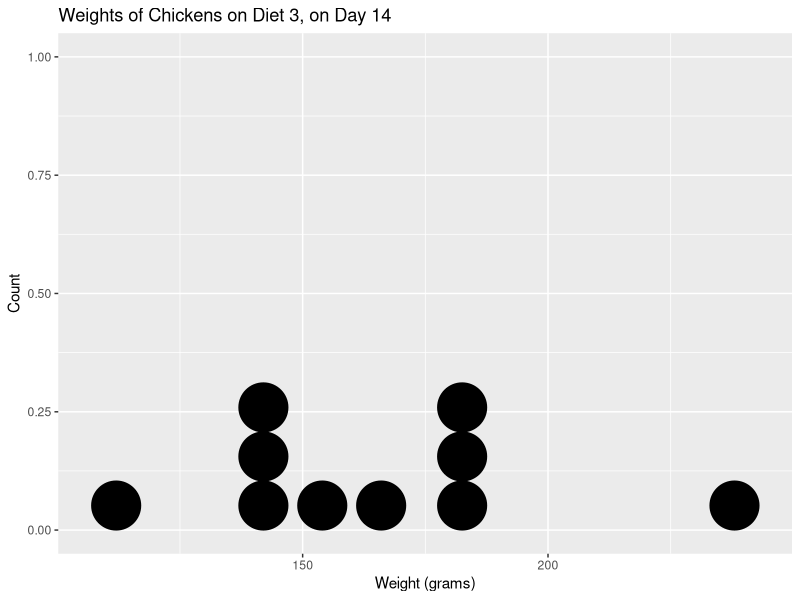
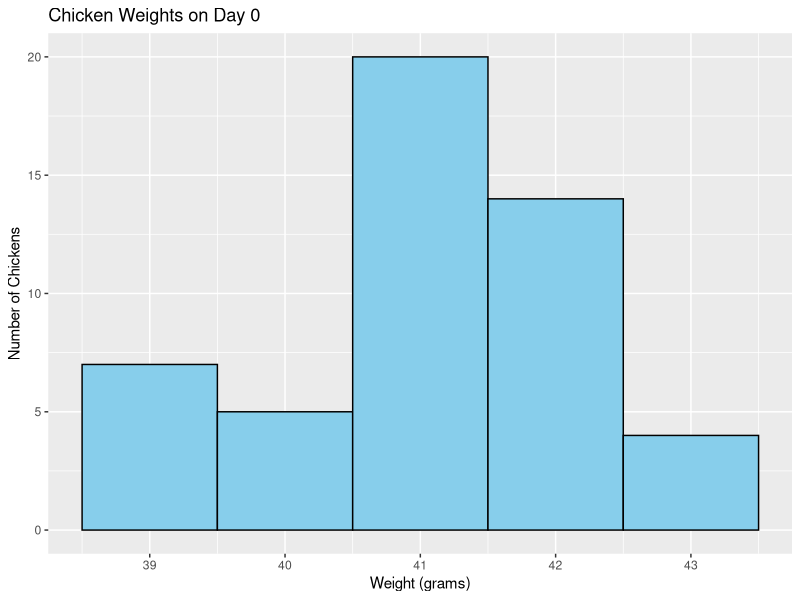
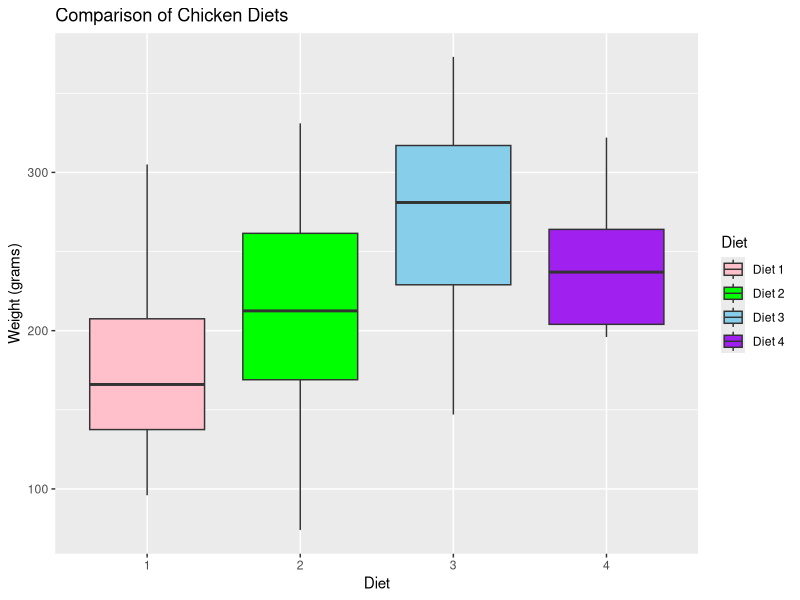

Generate these figures, in order, with R:
## ---- chunk 1
library(tidyverse)

data("ChickWeight")
head(ChickWeight)

total_chickens <- ChickWeight %>% summarise(n = n_distinct(Chick))
total_chickens

# Summary Exercises

# 1) Average weight on Day 18 (any diet)
avg_day18 <- ChickWeight %>%
  filter(Time == 18) %>%
  summarise(avg_weight = mean(weight))
avg_day18

# 2) Total number of chickens per diet
chicks_per_diet <- ChickWeight %>%
  group_by(Diet) %>%
  summarise(total_chicks = n_distinct(Chick), .groups = "drop")
chicks_per_diet

# 3) Standard deviation of weights on Day 0 and Day 21
sd_day0  <- ChickWeight %>% filter(Time == 0)  %>% summarise(std_dev = sd(weight))
sd_day21 <- ChickWeight %>% filter(Time == 21) %>% summarise(std_dev = sd(weight))
sd_day0; sd_day21

# 4) For Day 21, mean and SD grouped by Diet (labels: mean_weight, std_dev)
day21_by_diet <- ChickWeight %>%
  filter(Time == 21) %>%
  group_by(Diet) %>%
  summarise(mean_weight = mean(weight),
            std_dev     = sd(weight),
            .groups = "drop")
day21_by_diet

# Visualization Exercises

# 1) Filter weights on Day 14 for Diet 3; save as wt_day14_diet3
wt_day14_diet3 <- ChickWeight %>%
  filter(Time == 14, Diet == 3)

# Dot plot (Counts of points binned along x)
ggplot(wt_day14_diet3, aes(x = weight)) +
  geom_dotplot(binwidth = 10) +
  labs(title = "Weights of Chickens on Diet 3, on Day 14",
       x = "Weight (grams)",
       y = "Count")

# 2) Histogram of chicken weights on Day 0, any diet
ggplot(ChickWeight %>% filter(Time == 0), aes(x = weight)) +
  geom_histogram(binwidth = 1, fill = "skyblue", color = "black") +
  labs(title = "Chicken Weights on Day 0",
       x = "Weight (grams)",
       y = "Number of Chickens")

# 3) Boxplots of Day 21 weights grouped by Diet
ggplot(ChickWeight %>% filter(Time == 21),
       aes(x = factor(Diet, levels = c("1","2","3","4")),
           y = weight,
           fill = factor(Diet))) +
  geom_boxplot() +
  scale_fill_manual(values = c("pink", "green", "skyblue", "purple"),
                    labels = c("Diet 1", "Diet 2", "Diet 3", "Diet 4"),
                    name = "Diet") +
  labs(title = "Comparison of Chicken Diets",
       x = "Diet",
       y = "Weight (grams)")
